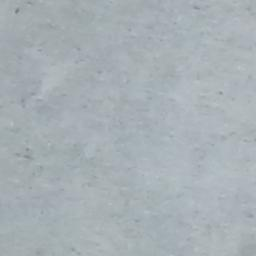
#> input picture test-files/TestImages/7069-109.jpg, 256 x 256 px, given in place of the camera
$ python 'Detections_1 (1).py'   (older library calls are emulated)
#> lines starting #> are read from the running program, lines starting #| are printed output that depends on the picture; after the words box and inside, x2 and y2 are one past the last pixel; in counts of white or black regions, pixels touching at a corner belong together
import cv2
import numpy as np

# Connect smalls pixels in larger blobs
def morph(image, kernel = (5, 5), show=False):
    element_closing = cv2.getStructuringElement(cv2.MORPH_ELLIPSE, kernel)
    img = cv2.morphologyEx(image, cv2.MORPH_CLOSE, element_closing)
    if show:
        cv2.imshow(f'Kernel: {kernel}', img)
    return img

# Remove elements smaller than minimum size
# https://stackoverflow.com/questions/42798659/how-to-remove-small-connected-objects-using-opencv
def component(image, connectivity = 8, min_size = 100, show=False):
    nb_components, output, stats, centroids = cv2.connectedComponentsWithStats(image, connectivity= connectivity)
    sizes = stats[1:, -1]
    nb_components = nb_components - 1
    img = np.zeros((output.shape))
    for i in range(0, nb_components):
        if sizes[i] >= min_size:
            img[output == i + 1] = 255
    img = cv2.normalize(img, None, alpha=0, beta=255, norm_type=cv2.NORM_MINMAX, dtype=cv2.CV_8UC1)
    if show:
        cv2.imshow(f'Min size: {min_size}', img)
    return img

# Approximation of the contour
def approx_cont(contours, look_back):
    contour = []
    for n in range(len(contours)):
        cont = []
        cont_back = np.concatenate([contours[n][-look_back:], contours[n]])
        for i in range(len(cont_back[:-look_back])):
            inner_list = []
            slice = cont_back[i: i + (2*look_back)].mean(axis=0)
            inner_list.append(int(slice[0][0]))
            inner_list.append(int(slice[0][1]))
            cont.append(inner_list)
        contour.append(np.array(cont).reshape((-1, 1,2)).astype(np.int32))
    return contour

# Applaying Sobel Edge detections
def sobel(image):
    sobelX = cv2.Sobel(image ,cv2.CV_64F,1,0, ksize=-1)
    sobelY = cv2.Sobel(image,cv2.CV_64F,0,1, ksize=-1)
    sobelX = np.uint8(np.absolute(sobelX))
    sobelY = np.uint8(np.absolute(sobelY))
    image_sobel = cv2.bitwise_or(sobelX, sobelY)
    return image_sobel

def merger(imageGRAY):
    image_morph = morph(imageGRAY, kernel=(3, 3), show=False)
    # Remove smalls bloobs
    image_conn = component(image_morph, min_size=250, show=False)
    # Merge pixels using opencv closing morphology functions
    image_morph = morph(image_conn, kernel=(11, 11), show=False)
    # Remove smalls bloobs
    image_conn = component(image_morph, min_size=750, show=False)
    return image_conn


cam = cv2.VideoCapture(0)
while True:
    # Read and resize image
    success, image = cam.read()
#> image is the input picture: shape (256, 256, 3); mean B, G, R 181.1, 176, 167.6
    image = cv2.resize(image, (640, 480))
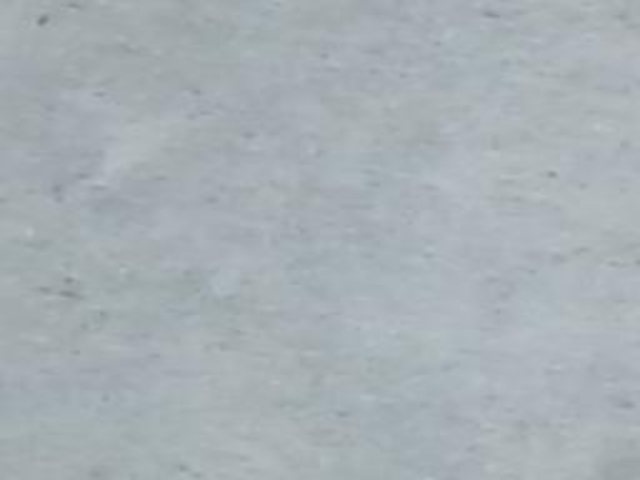
#> image: shape (480, 640, 3); mean B, G, R 181, 175.9, 167.5
    # Applaying Gaussian Blur on input image
    image_blurred = cv2.GaussianBlur(image, (25, 25),0)
    image_sobel = sobel(image_blurred)
#> in sobel, `sobelX = cv2.Sobel(image ,cv2.CV_64F,1,0, ksize=-1)`:
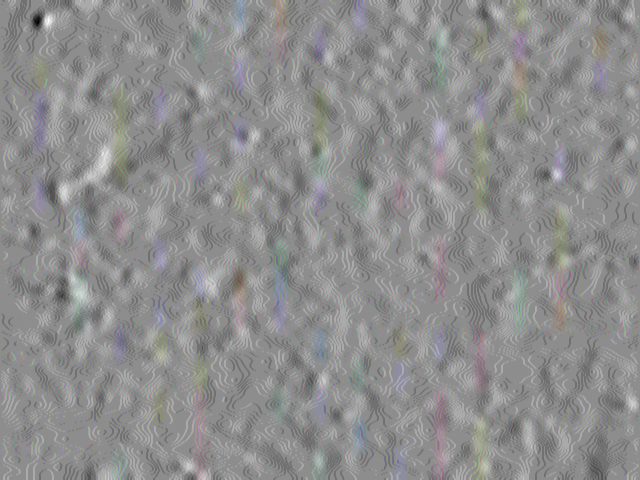
#> sobelX: shape (480, 640, 3) float64; mean B, G, R 0.4, 0.4, 0.4; drawn with min black and max white
#> in sobel, `sobelY = cv2.Sobel(image,cv2.CV_64F,0,1, ksize=-1)`:
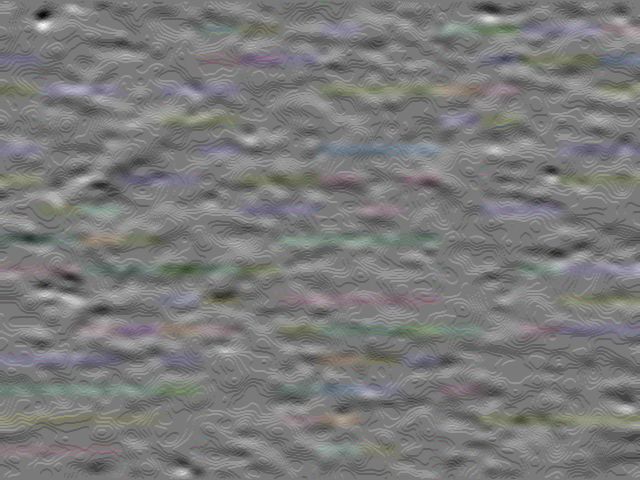
#> sobelY: shape (480, 640, 3) float64; mean B, G, R 0, 0.1, 0; drawn with min black and max white
    # Change image from BGR to Gray + BGR to Gray
    imageGRAY = cv2.cvtColor(image_sobel, cv2.COLOR_BGR2GRAY)
    imageGRAY = cv2.GaussianBlur(imageGRAY, (7,7),0)
    # Change pixels greater than 0,3*max image pixel to 255
    imageGRAY[imageGRAY > 0.3*np.max(imageGRAY)] = 255
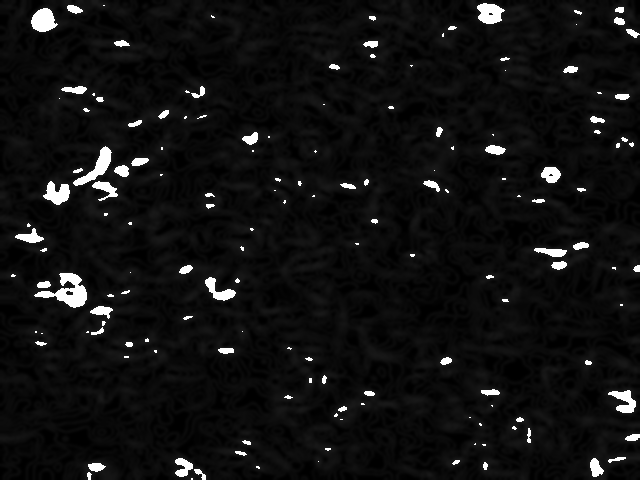
#> imageGRAY: shape (480, 640); min 0, max 255, mean 17
    # Change pixels values to 0 if is < 126 otherwise to 255
    _, imageGRAY = cv2.threshold(imageGRAY, 126, 255, cv2.THRESH_BINARY)
#> imageGRAY: shape (480, 640); 2.9% white; 152 white regions (72 under 20 px), largest, box (x1, y1, x2, y2) and area: (34, 273, 87, 308) 795, (73, 146, 112, 186) 493, (31, 8, 58, 32) 451
    # Merge pixels using opencv closing morphology functions
    image_conn = merger(imageGRAY)
#> in morph, `img = cv2.morphologyEx(image, cv2.MORPH_CLOSE, element_closing)`: img: shape (480, 640); 2.9% white; 151 white regions (72 under 20 px), largest, box (x1, y1, x2, y2) and area: (34, 273, 87, 308) 800, (73, 146, 112, 186) 493, (31, 8, 58, 32) 451
#> in component, `nb_components, output, stats, centroids = cv2.connectedComponentsWithS..`:
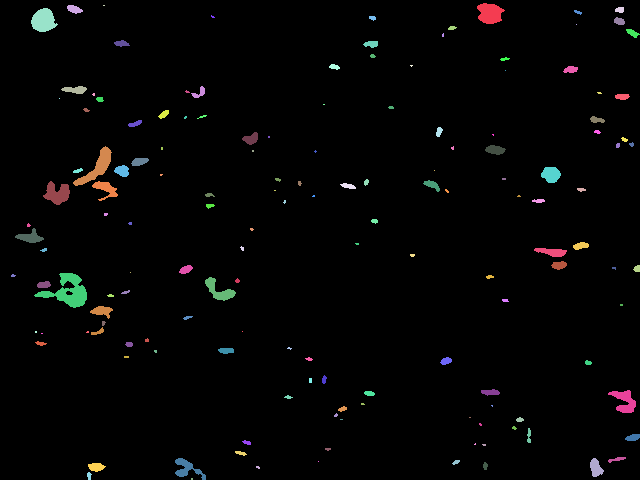
#> output: shape (480, 640) int32; 152 distinct labels, from 0 to 151; one colour per label, 0 black
#> in component, `nb_components, output, stats, centroids = cv2.connectedComponentsWithS..`: nb_components = 152; stats = 152 rows, first 6: [0, 0, 640, 480, 298358], [477, 3, 28, 21, 422], [67, 5, 16, 9, 94], [103, 5, 2, 1, 2], [615, 7, 9, 6, 45], [31, 8, 27, 24, 451]; centroids = 152 pairs, first value 12.73 to 636.7, second value 5 to 478.5
#> in component, `sizes = stats[1:, -1]`: sizes = 151 values, max 800 at index 90, min 1 at index 9, mean 58.56
#> in component, `nb_components = nb_components - 1`: nb_components = 151
#> after the loop in component, `for i in range(0, nb_components):`:
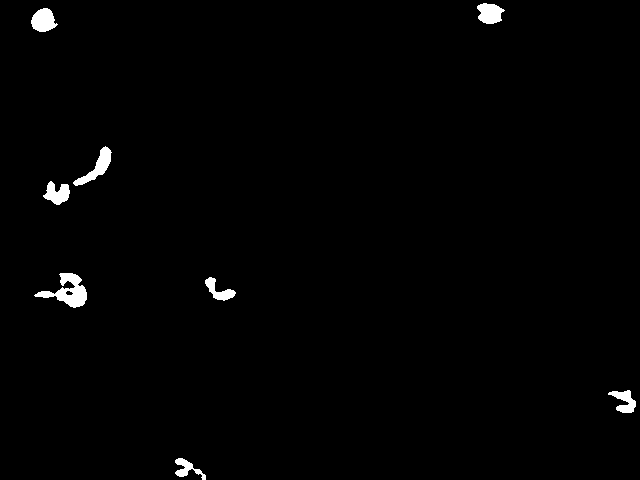
#> img: shape (480, 640) float64; 1.1% white; 8 white regions, largest, box (x1, y1, x2, y2) and area: (34, 273, 87, 308) 800, (73, 146, 112, 186) 493, (31, 8, 58, 32) 451
#> in morph (call 2), `img = cv2.morphologyEx(image, cv2.MORPH_CLOSE, element_closing)`: img: shape (480, 640); 1.3% white; 7 white regions, largest, box (x1, y1, x2, y2) and area: (43, 146, 112, 205) 953, (34, 273, 87, 308) 913, (477, 0, 505, 24) 472
#> call 2 of component, with connectivity = 8, min_size = 750, show = False
#> in component (call 2), `nb_components, output, stats, centroids = cv2.connectedComponentsWithS..`: output: shape (480, 640) int32; 8 distinct labels, from 0 to 7
#> in component (call 2), `nb_components, output, stats, centroids = cv2.connectedComponentsWithS..`: nb_components = 8; stats = [[0, 0, 640, 480, 303338], [477, 0, 28, 24, 472], [31, 8, 27, 24, 455], [43, 146, 69, 59, 953], [34, 273, 53, 35, 913], [205, 277, 31, 24, 315], [608, 390, 32, 23, 397], [175, 458, 31, 22, 357]]; centroids = [[321, 239.7], [489.2, 11.94], [43.18, 20.13], [77.95, 179.1], [67.96, 290.6], [218.5, 290.3], [624.4, 401.1], [186.8, 469.1]]
#> in component (call 2), `sizes = stats[1:, -1]`: sizes = [472, 455, 953, 913, 315, 397, 357]
#> in component (call 2), `nb_components = nb_components - 1`: nb_components = 7
#> after the loop in component (call 2), `for i in range(0, nb_components):`:
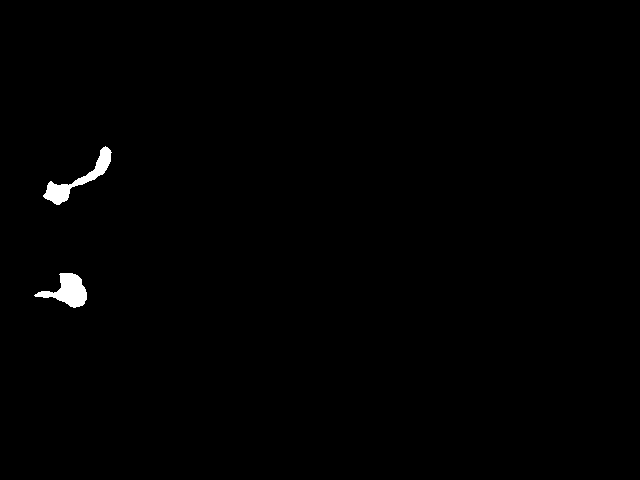
#> img: shape (480, 640) float64; 0.61% white; 2 white regions, box (x1, y1, x2, y2) and area: (43, 146, 112, 205) 953, (34, 273, 87, 308) 913
#> in component (call 2), `img = cv2.normalize(img, None, alpha=0, beta=255, norm_type=cv2.NORM_M..`: img: shape (480, 640); 0.61% white; 2 white regions
    # Normalize image
    image_norm = cv2.normalize(image_conn, None, alpha=0, beta=255, norm_type=cv2.NORM_MINMAX, dtype=cv2.CV_8UC1)
    # Finding contours on binary image
    cont, hierarchy = cv2.findContours(image_norm.copy(), cv2.RETR_LIST, cv2.CHAIN_APPROX_NONE)
#> cont = 2 contours; box (x1, y1, x2, y2) and area: (43, 146, 112, 205) 862, (34, 273, 87, 308) 844
    # Approximation contours by mean of 10 points before and 10 points after
    new_cont = approx_cont(cont, look_back=10)
#> the loop in approx_cont, `for n in range(len(contours)):` made 2 passes
#> after the loop in approx_cont, `for n in range(len(contours)):`: contour = 2 contours; box (x1, y1, x2, y2) and area: (46, 150, 110, 202) 780, (39, 273, 85, 306) 776
#> new_cont has the same summary as contour in approx_cont
    # Draw raw contours on input image
    image_cont = cv2.drawContours(image.copy(), cont ,-1, (0,0,255), 2)
    # Draw approximated contours on input image
    image_cont_approx = cv2.drawContours(image.copy(), new_cont ,-1, (0,0,255), 2)
    # Draw mask on image
    image_cont_approx_mask = cv2.drawContours(image.copy(), new_cont ,-1, (0,0,255), -1)
    image_final = cv2.addWeighted(image_cont_approx_mask, 0.5, image, 1 - 0.5, 0, image)
    cv2.imshow("Image with mask", image_final)
    if cv2.waitKey(1) & 0xFF == ord('q'):
#> (key q is pressed here)
        cam.release()
        cv2.destroyAllWindows()
        break

$ run again, on test-files/TestImages/7069-12.jpg
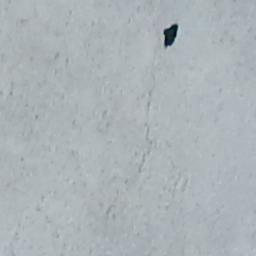
#> input picture test-files/TestImages/7069-12.jpg, 256 x 256 px, given in place of the camera
#> image is the input picture: shape (256, 256, 3); mean B, G, R 183.6, 179.4, 171.7
#> image: shape (480, 640, 3)
#> in sobel, `sobelX = cv2.Sobel(image ,cv2.CV_64F,1,0, ksize=-1)`:
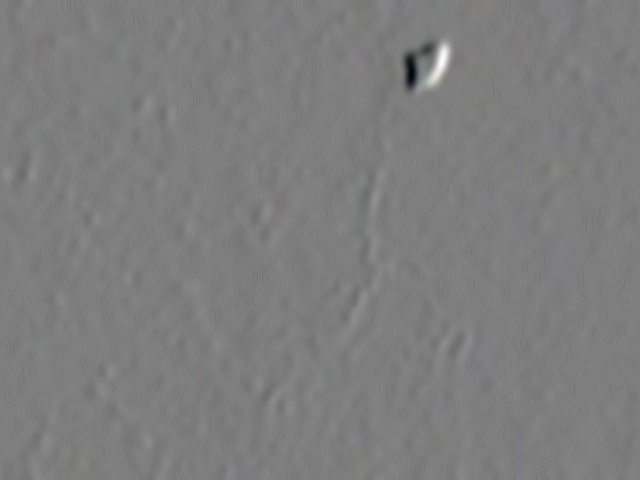
#> sobelX: shape (480, 640, 3) float64; mean B, G, R 0.1, -0.1, 0; drawn with min black and max white
#> `_, imageGRAY = cv2.threshold(imageGRAY, 126, 255, cv2.THRESH_BINARY)`:
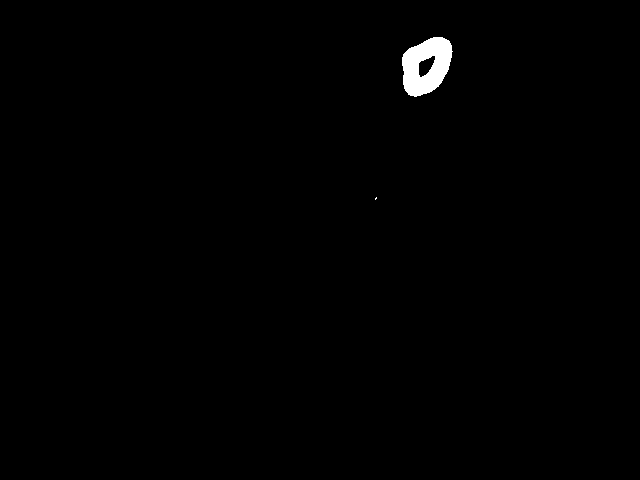
#> imageGRAY: shape (480, 640); 0.67% white; 2 white regions (1 under 20 px), largest, box (x1, y1, x2, y2) and area: (402, 37, 453, 97) 2047
#> output: shape (480, 640) int32; 3 distinct labels, from 0 to 2
#> in component, `nb_components, output, stats, centroids = cv2.connectedComponentsWithS..`: nb_components = 3; stats = [[0, 0, 640, 480, 305147], [402, 37, 51, 60, 2049], [375, 197, 2, 3, 4]]; centroids = [[318.8, 240.7], [425.9, 65.44], [375.5, 198]]
#> sizes = [2049, 4]
#> in component, `nb_components = nb_components - 1`: nb_components = 2
#> output: shape (480, 640) int32; values 0 (black) and 1 (white), 0.69% white; 1 white region, box (x1, y1, x2, y2) and area: (402, 37, 453, 97) 2130
#> cont = 2 contours; box (x1, y1, x2, y2) and area: (402, 37, 453, 97) 2168, (418, 59, 432, 74) 138
#> the loop in approx_cont, `for n in range(len(contours)):` made 2 passes
#> after the loop in approx_cont, `for n in range(len(contours)):`: contour = 2 contours; box (x1, y1, x2, y2) and area: (402, 37, 451, 95) 2056, (418, 62, 429, 70) 51
#> new_cont has the same summary as contour in approx_cont

$ run again, on test-files/TestImages/7069-214.jpg
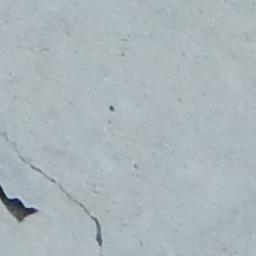
#> input picture test-files/TestImages/7069-214.jpg, 256 x 256 px, given in place of the camera
#> image is the input picture: shape (256, 256, 3); mean B, G, R 187.2, 181.2, 172
#> image: shape (480, 640, 3)
#> output: shape (480, 640) int32; 15 distinct labels, from 0 to 14
#> in component, `nb_components, output, stats, centroids = cv2.connectedComponentsWithS..`: nb_components = 15; stats = 15 rows, first 6: [0, 0, 640, 480, 301051], [268, 193, 23, 21, 380], [80, 306, 27, 14, 157], [336, 306, 4, 3, 9], [74, 311, 30, 18, 184], [334, 312, 2, 3, 6]; centroids = 15 rows, first 8: [323.7, 236.6], [279.1, 202.9], [93.2, 312.6], [337.7, 306.9], [87.43, 320.7], [334.5, 313], [132.7, 334], [126.9, 341.4]
#> sizes = [380, 157, 9, 184, 6, 73, 81, 3705, 14, 26, 23, 23, 33, 1435]
#> in component, `nb_components = nb_components - 1`: nb_components = 14
#> after the loop in component, `for i in range(0, nb_components):`:
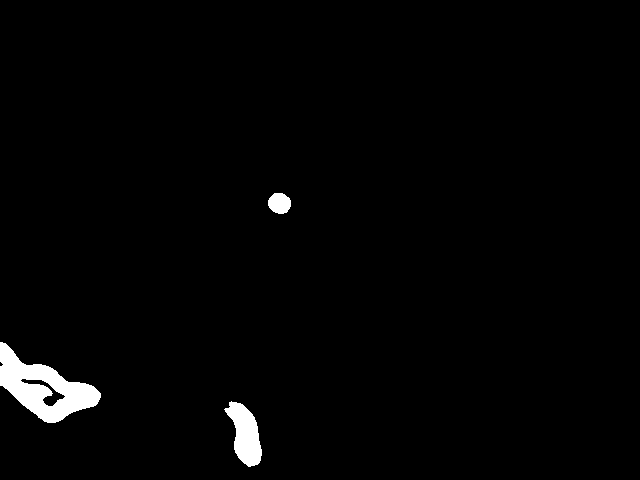
#> img: shape (480, 640) float64; 1.8% white; 3 white regions, box (x1, y1, x2, y2) and area: (0, 342, 101, 423) 3705, (224, 401, 262, 467) 1435, (268, 193, 291, 214) 380
#> output: shape (480, 640) int32; 4 distinct labels, from 0 to 3
#> in component (call 2), `nb_components, output, stats, centroids = cv2.connectedComponentsWithS..`: nb_components = 4; stats = [[0, 0, 640, 480, 301366], [268, 193, 23, 21, 380], [0, 342, 101, 81, 4015], [224, 401, 38, 66, 1439]]; centroids = [[323.6, 236.6], [279.1, 202.9], [43.46, 387.9], [244.9, 433.9]]
#> sizes = [380, 4015, 1439]
#> in component (call 2), `nb_components = nb_components - 1`: nb_components = 3
#> after the loop in component (call 2), `for i in range(0, nb_components):`:
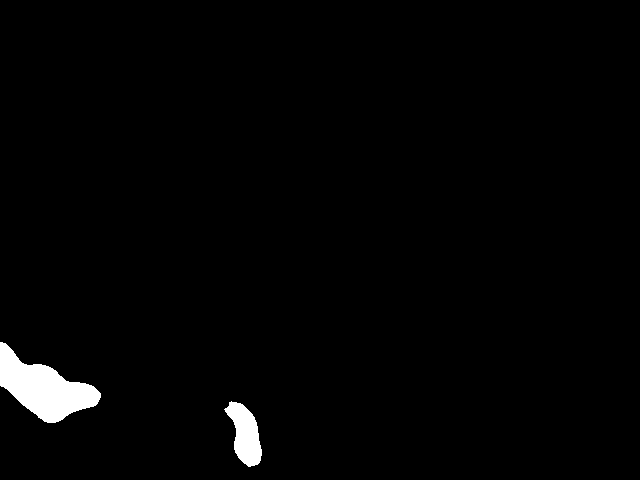
#> img: shape (480, 640) float64; 1.8% white; 2 white regions, box (x1, y1, x2, y2) and area: (0, 342, 101, 423) 4015, (224, 401, 262, 467) 1439
#> cont = 2 contours; box (x1, y1, x2, y2) and area: (0, 342, 101, 423) 3886, (224, 401, 262, 467) 1364
#> the loop in approx_cont, `for n in range(len(contours)):` made 2 passes
#> after the loop in approx_cont, `for n in range(len(contours)):`: contour = 2 contours; box (x1, y1, x2, y2) and area: (0, 344, 98, 422) 3783, (227, 402, 261, 464) 1262
#> new_cont has the same summary as contour in approx_cont
